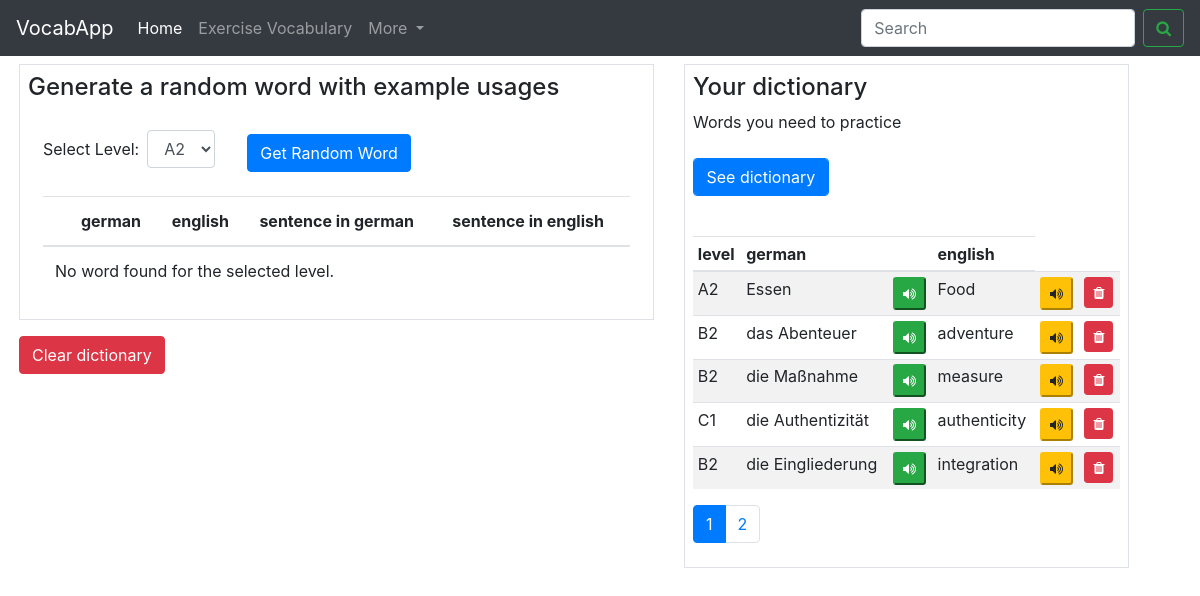
Before: /search with the older database file.
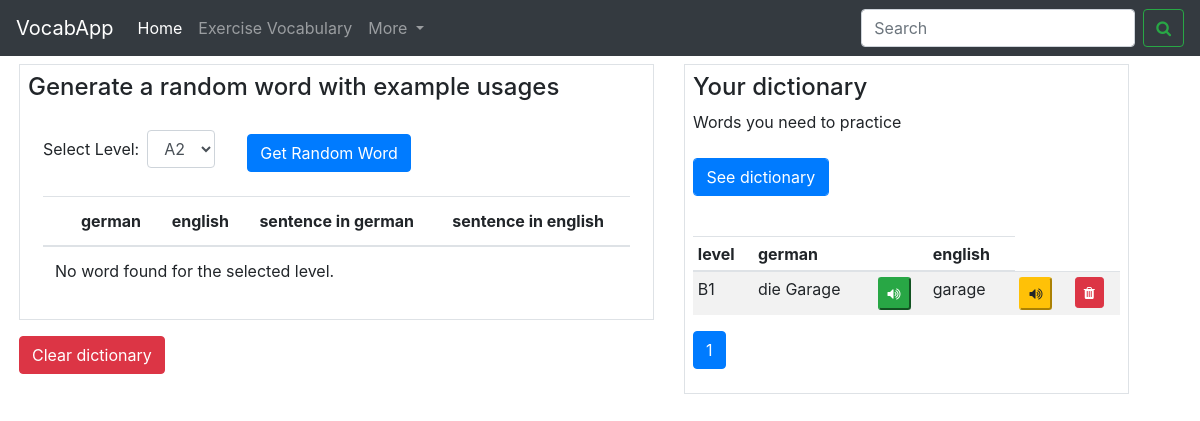
After: the same page with the newer database file.
### app.py (models this page shows)
class LanguageData(db.Model):
    __tablename__ = 'language_data'
    id = db.Column(db.Integer, primary_key=True, index=True)
    level = db.Column(db.String, index=True)
    german_word = db.Column(db.String, unique=True, index=True)
    english_word = db.Column(db.String)
    german_example = db.Column(db.String)
    english_example = db.Column(db.String)
    in_dictionary = db.Column(db.Boolean)

### app.py (the view)
@app.route('/search', methods=['GET', 'POST'])
def search():
    if request.method == 'POST':
        page = request.args.get('page', 1, type=int)
        per_page = 5
        paginated_results = LanguageData.query.filter(
                LanguageData.in_dictionary==1
        ).paginate(page=page, per_page=per_page)
        return render_template('index.html', results=paginated_results)
    elif request.method == 'GET':
        print('     --- This is GET ---')
        page = request.args.get('page', 1, type=int)
        per_page = 5
        paginated_results = LanguageData.query.filter(
            LanguageData.in_dictionary == 1
        ).paginate(page=page, per_page=per_page)
        return render_template('index.html', results=paginated_results)
    return redirect(url_for('index'))

### templates/index.html (shortened to what this page needs)
<!DOCTYPE html>
<html lang="en">
<head>
    <link rel="stylesheet" href="https://stackpath.bootstrapcdn.com/bootstrap/4.3.1/css/bootstrap.min.css">
    <link rel="stylesheet" href="https://cdnjs.cloudflare.com/ajax/libs/font-awesome/4.7.0/css/font-awesome.min.css">
</head>
<body>
    <nav class="navbar navbar-expand-lg navbar-dark bg-dark sticky-top">
        <a class="navbar-brand" href="{{ url_for('index') }}">VocabApp</a>
        <div class="collapse navbar-collapse" id="navbarSupportedContent">
          <ul class="navbar-nav mr-auto">
            <li class="nav-item active">
              <a class="nav-link" href="{{ url_for('index') }}">Home <span class="sr-only">(current)</span></a>
            </li>
            <li class="nav-item">
              <a class="nav-link" href="{{url_for('exercise_flip')}}">Exercise Vocabulary</a>
            </li>
            <li class="nav-item dropdown">
              <a class="nav-link dropdown-toggle" href="#" id="navbarDropdown" role="button" data-toggle="dropdown" aria-haspopup="true" aria-expanded="false">
                More
              </a>
            </li>
          </ul>
          <form class="form-inline my-2 my-lg-0">
            <input class="form-control mr-sm-2" type="search" placeholder="Search" aria-label="Search">
            <button class="btn btn-outline-success my-2 my-sm-0" type="submit"><i class="fa fa-search" aria-hidden="true"></i></button>
          </form>
        </div>
      </nav>
    <div class="container mt-2 ml-1">
        <div class="row">
            <div class="col-md-7">
                <div class="border p-2">
                    <h4>Generate a random word with example usages</h4>
                    <div class="container-fluid mt-4 table-responsive">
                            <form method="POST" action="{{ url_for('get_random_word') }}" class="form-inline">
                            <div class="form-group mr-2">
                                <label for="levelSelect">Select Level:</label>
                                <select class="form-control ml-2" id="levelSelect" name="vocab_level">
                                    <option value="A2">A2</option>
                                </select>
                            </div>
                                    <button type="submit" id="randomWordBtn" class="btn btn-primary mt-2 ml-4">Get Random Word</button>
                            </form>
                            <table class="table table-md mt-4 text-sm">
                                <thead>
                                    <tr>
                                        <th class="text-sm"></th>
                                        <th class="text-sm">german</th>
                                        <th class="text-sm">english</th>
                                        <th class="text-sm">sentence in german</th>
                                        <th class="text-sm">sentence in english</th>
                                    </tr>
                                </thead>
                                <tbody>
                                    {% if random_word %}
                                        <tr>
                                            <td>
                                                <form method="post" action="{{ url_for('add2dict', row_id=random_word.id) }}" onsubmit="">
                                                    <button type="submit" class="btn btn-primary btn-sm" data-toggle="tooltip" data-placement="top" title="Add to dictionary" >
                                                        <i class="fa fa-plus"></i>
                                                    </button>
                                                </form>
                                            </td>
                                            <td class="mb-2">
                                                <button type="button" class="pronounce-btn btn-success btn-sm" data-word="{{ random_word.german_word }}" data-language="german">
                                                    <i class="fa fa-volume-up"></i>
                                                </button>
                                                <div class="mt-2">{{ random_word.german_word }}</div>
                                            </td>
                                                <!-- <td>
                                                </td> -->
                                            <td>
                                                <button type="button" class="pronounce-btn btn-warning btn-sm" data-word="{{ random_word.english_word }}" data-language="english">
                                                    <i class="fa fa-volume-up"></i>
                                                </button>
                                                <div class="mt-2">{{ random_word.english_word }}</div>
                                            </td>
                                            <td>
                                                <button type="button" class="pronounce-btn btn-success btn-sm" data-word="{{ random_word.german_example }}" data-language="german">
                                                    <i class="fa fa-volume-up"></i>
                                                </button>
                                                <div class="mt-2">{{ random_word.german_example }}</div>
                                            </td>
                                            <td>
                                                <button type="button" class="pronounce-btn btn-warning btn-sm" data-word="{{ random_word.english_example }}" data-language="english">
                                                    <i class="fa fa-volume-up"></i>
                                                </button>
                                                <div class="mt-2">{{ random_word.english_example }}</div>
                                            </td>
                                        </tr>
                                    {% else %}
                                        <tr>
                                            <td colspan="5">No word found for the selected level.</td>
                                        </tr>
                                    {% endif %}
                                </tbody>
                            </table>
                    </div>
                </div>
                <div class="mt-3">
                        <button type="submit" class="btn btn-danger btn-md" data-toggle="modal" data-target="#confirmEmptyDictionary">
                            Clear dictionary
                        </button>
                </div>
            </div>
            <div class="col-md-5">
                <div class="border p-2">
                    <h4>Your dictionary</h4>
                    <p>Words you need to practice</p>
                    <div class="search mt-4 table-responsive">
                            <form method="POST" id="searchForm" action="{{ url_for('search') }}" onsubmit="">
                                <div class="form-row">
                                    <div class="form-group col-md-4">
                                        <button type="submit" class="btn btn-primary form-control">See dictionary</button>
                                    </div>
                                </div>
                            </form>
                            <table class="table table-striped table-sm fs-6 mt-4" id="resultsTable">
                                <thead>
                                    <tr>
                                        <th>level</th>
                                        <th>german</th>
                                        <th></th>
                                        <th>english</th>
                                    </tr>
                                </thead>
                                <tbody>
                                {% if results %}
                                    {% for row in results.items %}
                                    <tr>
                                        <td>{{ row['level'] }}</td>
                                        <td>{{ row['german_word'] }}</td>
                                        <td>
                                            <button type="button" class="pronounce-btn btn-success btn-sm" data-word="{{ row['german_word'] }}" data-language="german">
                                                <i class="fa fa-volume-up"></i>
                                            </button>
                                        </td>
                                        <td>{{ row['english_word'] }}</td>
                                        <td>
                                            <button type="button" class="pronounce-btn btn-warning btn-sm" data-word="{{ row['english_word'] }}">
                                                <i class="fa fa-volume-up"></i>
                                            </button>
                                        </td>
                                        <td>
                                                <button type="submit" class="btn btn-danger btn-sm  delete-btn" data-toggle="modal" data-target="#confirmDeleteModal" data-rowid="{{ row['id'] }}">
                                                    <i class="fa fa-trash"></i>
                                                </button>
                                        </td>
                                    </tr>
                                {% endfor %}
                                {% else %}
                                    <tr>
                                        <td colspan="6">No results found.</td>
                                    </tr>
                            {% endif %}
                                </tbody>
                            </table>
                        <nav aria-label="Page navigation">
                        {% if results and results.iter_pages %}
                            <ul class="pagination">
                                {% for page_num in results.iter_pages() %}
                                    {% if page_num %}
                                        <li class="page-item{% if page_num == results.page %} active{% endif %}">
                                            <a class="page-link" href="{{ url_for('search', page=page_num) }}">{{ page_num }}</a>
                                        </li>
                                    {% else %}
                                        <li class="page-item disabled"><span class="page-link">...</span></li>
                                    {% endif %}
                                {% endfor %}
                            </ul>
                        {% endif %}
                        </nav>
                    </div>
                </div>
            </div>
        </div>
    </div>
</body>
</html>

Changed rows visible on the page:
no longer on this page (row edited): LanguageData: level "A2", german_word "Essen", english_word "Food"
no longer on this page (row edited): LanguageData: level "B2", german_word "das Abenteuer", english_word "adventure"
no longer on this page (row edited): LanguageData: level "B2", german_word "die Maßnahme", english_word "measure"
no longer on this page (row edited): LanguageData: level "C1", german_word "die Authentizität", english_word "authenticity"
no longer on this page (row edited): LanguageData: level "B2", german_word "die Eingliederung", english_word "integration"
now on this page (row edited): LanguageData: level "B1", german_word "die Garage", english_word "garage"
Other visible differences:
list line gone: "2"
